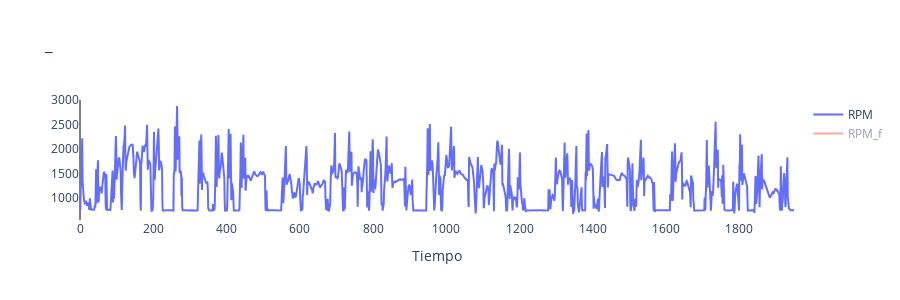
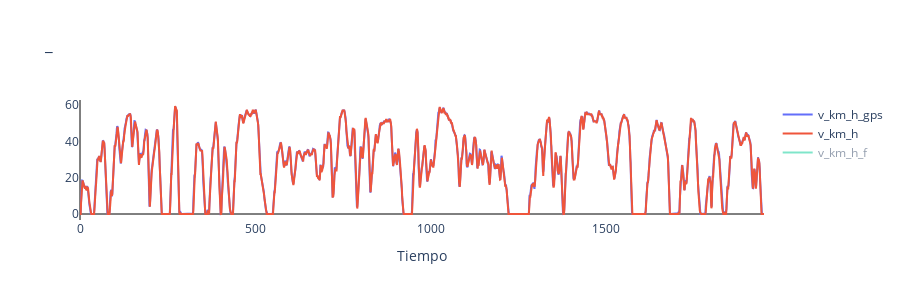
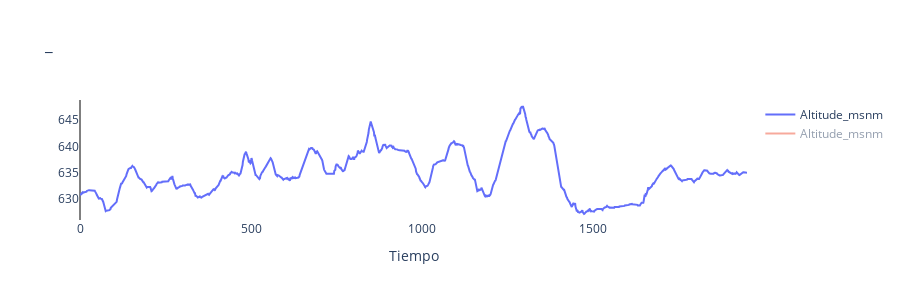
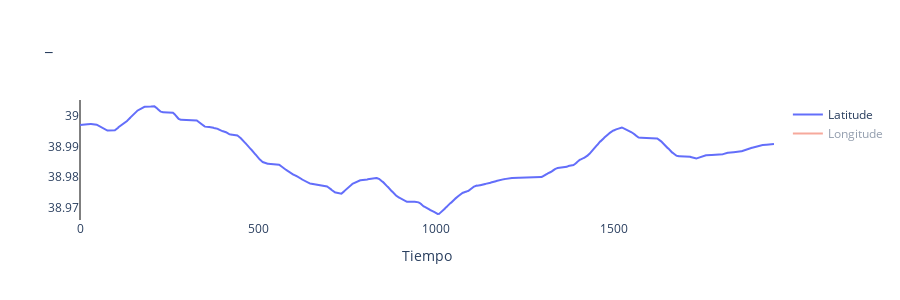

Notebook code for these charts, in order:
### Code cell
# RPM
fig = go.Figure(data=[go.Scatter(x = df_int["t_s"], y = df_int["RPM"], name = "RPM", mode="lines"),
                      go.Scatter(x = df_int["t_s"], y = df_int["RPM_f"], name = "RPM_f", mode="lines",visible = "legendonly")])

fig.update_xaxes(zeroline=True, zerolinewidth=1, zerolinecolor='black', title_text="Tiempo")
fig.update_yaxes(zeroline=True, zerolinewidth=1, zerolinecolor='black', title_text="")
fig.update_layout(height=300, width=900, title_text="_",plot_bgcolor="white")
fig.show()


# Velocidad
fig = go.Figure(data=[go.Scatter(x = df_int["t_s"], y = df_int["v_km_h_gps"], name = "v_km_h_gps", mode="lines"),
                      go.Scatter(x = df_int["t_s"], y = df_int["v_km_h"], name = "v_km_h", mode="lines"),
                      go.Scatter(x = df_int["t_s"], y = df_int["v_km_h_f"], name = "v_km_h_f", mode="lines",visible = "legendonly")])

fig.update_xaxes(zeroline=True, zerolinewidth=1, zerolinecolor='black', title_text="Tiempo")
fig.update_yaxes(zeroline=True, zerolinewidth=1, zerolinecolor='black', title_text="")
fig.update_layout(height=300, width=900, title_text="_",plot_bgcolor="white")
fig.show()

# # Disnacia acumulada
# fig = go.Figure(data=[go.Scatter(x = df_int["t_s"], y = df_int['distance'], name = "distance", mode="lines"),
#                       go.Scatter(x = df_int["t_s"], y = df_int["distance"], name = "distance", mode="lines", visible = "legendonly")])

# fig.update_xaxes(zeroline=True, zerolinewidth=1, zerolinecolor='black', title_text="Tiempo")
# fig.update_yaxes(zeroline=True, zerolinewidth=1, zerolinecolor='black', title_text="")
# fig.update_layout(height=300, width=900, title_text="_",plot_bgcolor="white")
# fig.show()

#GPS altimetria
fig = go.Figure(data=[go.Scatter(x = df_int["t_s"], y = df_int['Altitude_msnm'], name = "Altitude_msnm", mode="lines"),
                      go.Scatter(x = df_int["t_s"], y = df_int["Altitude_msnm"], name = "Altitude_msnm", mode="lines", visible = "legendonly")])

fig.update_xaxes(zeroline=True, zerolinewidth=1, zerolinecolor='black', title_text="Tiempo")
fig.update_yaxes(zeroline=True, zerolinewidth=1, zerolinecolor='black', title_text="")
fig.update_layout(height=300, width=900, title_text="_",plot_bgcolor="white")
fig.show()

#GPS
fig = go.Figure(data=[go.Scatter(x = df_int["t_s"], y = df_int['Latitude'], name = "Latitude", mode="lines"),
                      go.Scatter(x = df_int["t_s"], y = df_int["Longitude"], name = "Longitude", mode="lines", visible = "legendonly")])

fig.update_xaxes(zeroline=True, zerolinewidth=1, zerolinecolor='black', title_text="Tiempo")
fig.update_yaxes(zeroline=True, zerolinewidth=1, zerolinecolor='black', title_text="")
fig.update_layout(height=300, width=900, title_text="_",plot_bgcolor="white")
fig.show()

# TCO
fig = go.Figure(data=[go.Scatter(x = df_int["t_s"], y = df_int['TCO_C'], name = "TCO_C", mode="lines"),
                      go.Scatter(x = df_int["t_s"], y = df_int["TCO_C"], name = "TCO_C", mode="lines", visible = "legendonly")])

fig.update_xaxes(zeroline=True, zerolinewidth=1, zerolinecolor='black', title_text="Tiempo")
fig.update_yaxes(zeroline=True, zerolinewidth=1, zerolinecolor='black', title_text="")
fig.update_layout(height=300, width=900, title_text="_",plot_bgcolor="white")
fig.show()

### Figure 1 — Plotly figure (JSON) as saved in the notebook; plotly's stock layout.template omitted (floating-point values rounded to 4 significant figures; data arrays with more than 128 entries replaced by an {"elided": "..."} marker saying what was removed)
{"data": [{"mode": "lines", "name": "RPM", "type": "scatter", "x": {"elided": "1950 int values"}, "y": {"elided": "1950 float values"}}, {"mode": "lines", "name": "RPM_f", "type": "scatter", "visible": "legendonly", "x": {"elided": "1950 int values"}, "y": {"elided": "1950 float values"}}], "layout": {"height": 300, "plot_bgcolor": "white", "title": {"text": "_"}, "width": 900, "xaxis": {"autorange": true, "range": [0, 1949], "title": {"text": "Tiempo"}, "type": "linear", "zeroline": true, "zerolinecolor": "black", "zerolinewidth": 1}, "yaxis": {"autorange": true, "range": [553.6, 3002.0], "title": {"text": ""}, "type": "linear", "zeroline": true, "zerolinecolor": "black", "zerolinewidth": 1}}}

### Figure 2 — Plotly figure (JSON) as saved in the notebook; plotly's stock layout.template omitted (floating-point values rounded to 4 significant figures; data arrays with more than 128 entries replaced by an {"elided": "..."} marker saying what was removed)
{"data": [{"mode": "lines", "name": "v_km_h_gps", "type": "scatter", "x": {"elided": "1950 int values"}, "y": {"elided": "1950 float values"}}, {"mode": "lines", "name": "v_km_h", "type": "scatter", "x": {"elided": "1950 int values"}, "y": {"elided": "1950 float values"}}, {"mode": "lines", "name": "v_km_h_f", "type": "scatter", "visible": "legendonly", "x": {"elided": "1950 int values"}, "y": {"elided": "1950 float values"}}], "layout": {"height": 300, "plot_bgcolor": "white", "title": {"text": "_"}, "width": 900, "xaxis": {"autorange": true, "range": [0, 1949], "title": {"text": "Tiempo"}, "type": "linear", "zeroline": true, "zerolinecolor": "black", "zerolinewidth": 1}, "yaxis": {"autorange": true, "range": [-3.308, 62.85], "title": {"text": ""}, "type": "linear", "zeroline": true, "zerolinecolor": "black", "zerolinewidth": 1}}}

### Figure 3 — Plotly figure (JSON) as saved in the notebook; plotly's stock layout.template omitted (floating-point values rounded to 4 significant figures; data arrays with more than 128 entries replaced by an {"elided": "..."} marker saying what was removed)
{"data": [{"mode": "lines", "name": "Altitude_msnm", "type": "scatter", "x": {"elided": "1950 int values"}, "y": {"elided": "1950 float values"}}, {"mode": "lines", "name": "Altitude_msnm", "type": "scatter", "visible": "legendonly", "x": {"elided": "1950 int values"}, "y": {"elided": "1950 float values"}}], "layout": {"height": 300, "plot_bgcolor": "white", "title": {"text": "_"}, "width": 900, "xaxis": {"autorange": true, "range": [0, 1949], "title": {"text": "Tiempo"}, "type": "linear", "zeroline": true, "zerolinecolor": "black", "zerolinewidth": 1}, "yaxis": {"autorange": true, "range": [626.0, 648.8], "title": {"text": ""}, "type": "linear", "zeroline": true, "zerolinecolor": "black", "zerolinewidth": 1}}}

### Figure 4 — Plotly figure (JSON) as saved in the notebook; plotly's stock layout.template omitted (floating-point values rounded to 4 significant figures; data arrays with more than 128 entries replaced by an {"elided": "..."} marker saying what was removed)
{"data": [{"mode": "lines", "name": "Latitude", "type": "scatter", "x": {"elided": "1950 int values"}, "y": {"elided": "1950 float values"}}, {"mode": "lines", "name": "Longitude", "type": "scatter", "visible": "legendonly", "x": {"elided": "1950 int values"}, "y": {"elided": "1950 float values"}}], "layout": {"height": 300, "plot_bgcolor": "white", "title": {"text": "_"}, "width": 900, "xaxis": {"autorange": true, "range": [0, 1949], "title": {"text": "Tiempo"}, "type": "linear", "zeroline": true, "zerolinecolor": "black", "zerolinewidth": 1}, "yaxis": {"autorange": true, "range": [38.97, 39.01], "title": {"text": ""}, "type": "linear", "zeroline": true, "zerolinecolor": "black", "zerolinewidth": 1}}}
